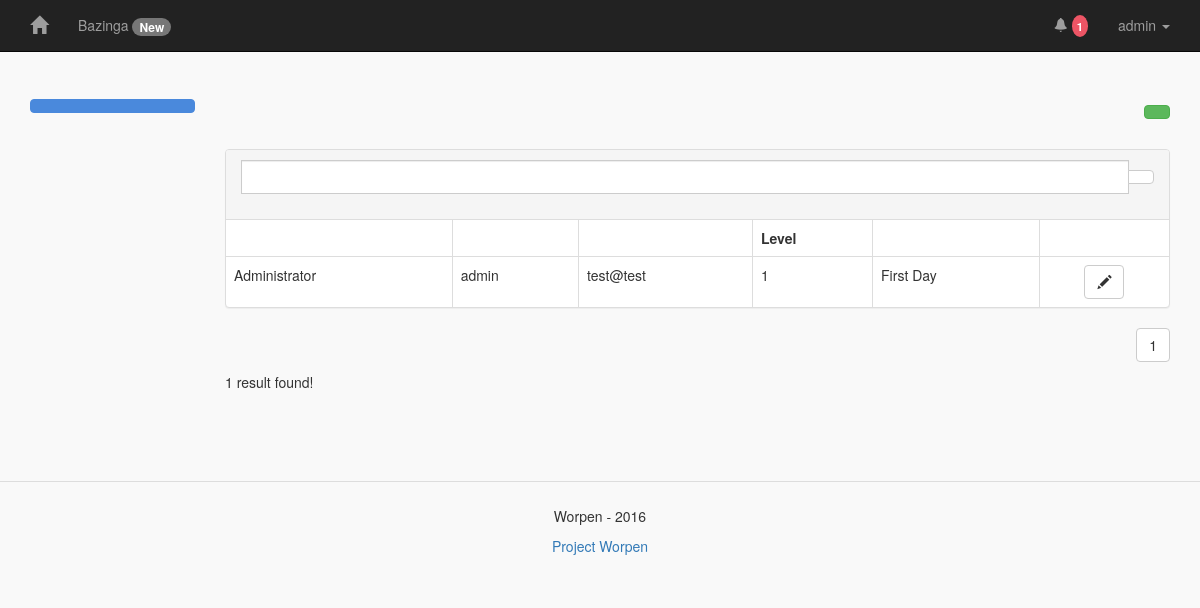
The app's page /index.php?mod=admin&m=ok_new (signed in) with its own data.
### tables this page shows
CREATE TABLE IF NOT EXISTS `worpen_menu` (
  `id` int(55) NOT NULL AUTO_INCREMENT,
  `url` text NOT NULL,
  `name_menu` text NOT NULL,
  `access_level` text NOT NULL,
  `date_create` text NOT NULL,
  `active` text NOT NULL,
  `display` text NOT NULL,
  `badge` text NOT NULL,
  `plataform` text NOT NULL,
  PRIMARY KEY (`id`)
);

CREATE TABLE IF NOT EXISTS `worpen_users` (
  `id` int(55) NOT NULL AUTO_INCREMENT,
  `username` text NOT NULL,
  `password` text NOT NULL,
  `fullname` text NOT NULL,
  `email` text NOT NULL,
  `date_create` text NOT NULL,
  `access_level` text NOT NULL,
  `plataform` text NOT NULL,
  PRIMARY KEY (`id`)
);

### front/template/index.php (called while the page is built)
<?php
  include "header.php";
  include $PAGE_CONTENT;
  include "footer.php";

### index.php (called while the page is built, shortened)
<?php
if (!$_GET['mod']) { $MODULE_GET = $PATH['modstart']; } else { $MODULE_GET = addslashes($_GET['mod']); }
if (!$_GET['pg']) { $PAGE_GET = "start"; } else { $PAGE_GET = addslashes($_GET['pg']); }
$CURRENT_MODULE = $PATH['template'].$MODULE_GET."/".$PAGE_GET.".php";
if (file_exists($CURRENT_MODULE)) {
  $PAGE_CONTENT = $CURRENT_MODULE;
} else {
  $PAGE_CONTENT = $PATH['error'];
}
include $PATH['template']."index.php";
?>

### front/language/en/defaut.php (called while the page is built, shortened)
<?php
$search_text = array(
  "noresult" => "No results found!",
  "oneresult" => "1 result found!",
  "results" => "results found!"
);

### back/admin/users.php (the view, shortened to what this page needs)
<?php
$results_for_page = 21;
if (!$_GET['search']) { $search_user = ""; } else { $search_user =  $_GET['search']; }
if (!$_GET['page']) { $current_page = 1; } else { $current_page = (int) $_GET['page']; }
$current_page_calc = $current_page - 1;
$number_result_page = $current_page_calc * $results_for_page;
$select_db_count = $connect->prepare("SELECT COUNT(*) FROM worpen_users WHERE (fullname LIKE :search OR username LIKE :search OR date_create LIKE :search) AND plataform LIKE :plataform");
$select_db_count->bindValue(':search', "%{$search_user}%");
$select_db_count->bindValue(':plataform', $_SESSION['user_plataform']);
$select_db_count->execute();
$count_results = $select_db_count->fetchColumn();
$found_message = $search_text['noresult'];
if ($count_results == 1) {
  $found_message = $search_text['oneresult'];
} elseif ($count_results > 1) {
  $found_message = $count_results." ".$search_text['results'];
}
$select_db = $connect->prepare("SELECT * FROM worpen_users WHERE (fullname LIKE :search OR username LIKE :search OR date_create LIKE :search) AND plataform LIKE :plataform ORDER BY id DESC LIMIT {$number_result_page}, {$results_for_page}");
$select_db->bindValue(':search', "%{$search_user}%");
$select_db->bindValue(':plataform', $_SESSION['user_plataform']);
$select_db->execute();
while ($result = $select_db->fetch(PDO::FETCH_ASSOC)) {
  echo "<tr>
          <td>{$result['fullname']}</td>
          <td>{$result['username']}</td>
          <td>{$result['email']}</td>
          <td>{$result['access_level']}</td>
          <td>{$result['date_create']}</td>
          <td class=\"text-center\">
            <a href=\"?mod=admin&pg=edit_user&id={$result['id']}\" class=\"btn btn-default\"><span class=\"glyphicon glyphicon-pencil\" aria-hidden=\"true\"></span></a>
          </td>
        </tr>";
}
echo "</tbody></table></div>";
echo "<p class=\"text-right\">";
if ($count_results > 0) {
  echo "<a href=\"?mod={$MODULE_GET}&pg={$PAGE_GET}&search={$search_user}&page={$current_page}\" class=\"btn btn-default\"> {$current_page} </a>";
}
echo "</p>";
echo "<p>".$found_message."</p>";

### back/menu.php (shortened to what this page needs)
<?php
$select_menu_menu = $connect->prepare("SELECT * FROM worpen_menu WHERE active LIKE :active AND plataform LIKE :plataform");
$select_menu_menu->bindValue(":active", "yes");
$select_menu_menu->bindValue(':plataform', $_SESSION['user_plataform']);
$select_menu_menu->execute();
while ($result = $select_menu_menu->fetch(PDO::FETCH_ASSOC)) {
  if ($result['access_level'] >= $_SESSION['access_level'] && $result['display'] == "yes") {
    print "<li><a href=\"?mod={$result['url']}\">{$result['name_menu']}";
    if (isset($result['badge'])) {
      print " <span class=\"badge\">{$result['badge']}</span>";
    }
    print "</a></li>";
  }
}

### front/template/_files/css/style.css (style rules this page uses)
body { background: #f9f9f9; }

### records on screen
worpen_menu: name_menu "Bazinga", badge "New"
worpen_users: fullname "Administrator", username "admin", email "test@test", access_level "1", date_create "First Day"

### other values on screen
$_SESSION['user_username'] "admin"
$count_results "1"
$level_text['level'] "Level"
$current_page "1"
$found_message "1 result found!"
